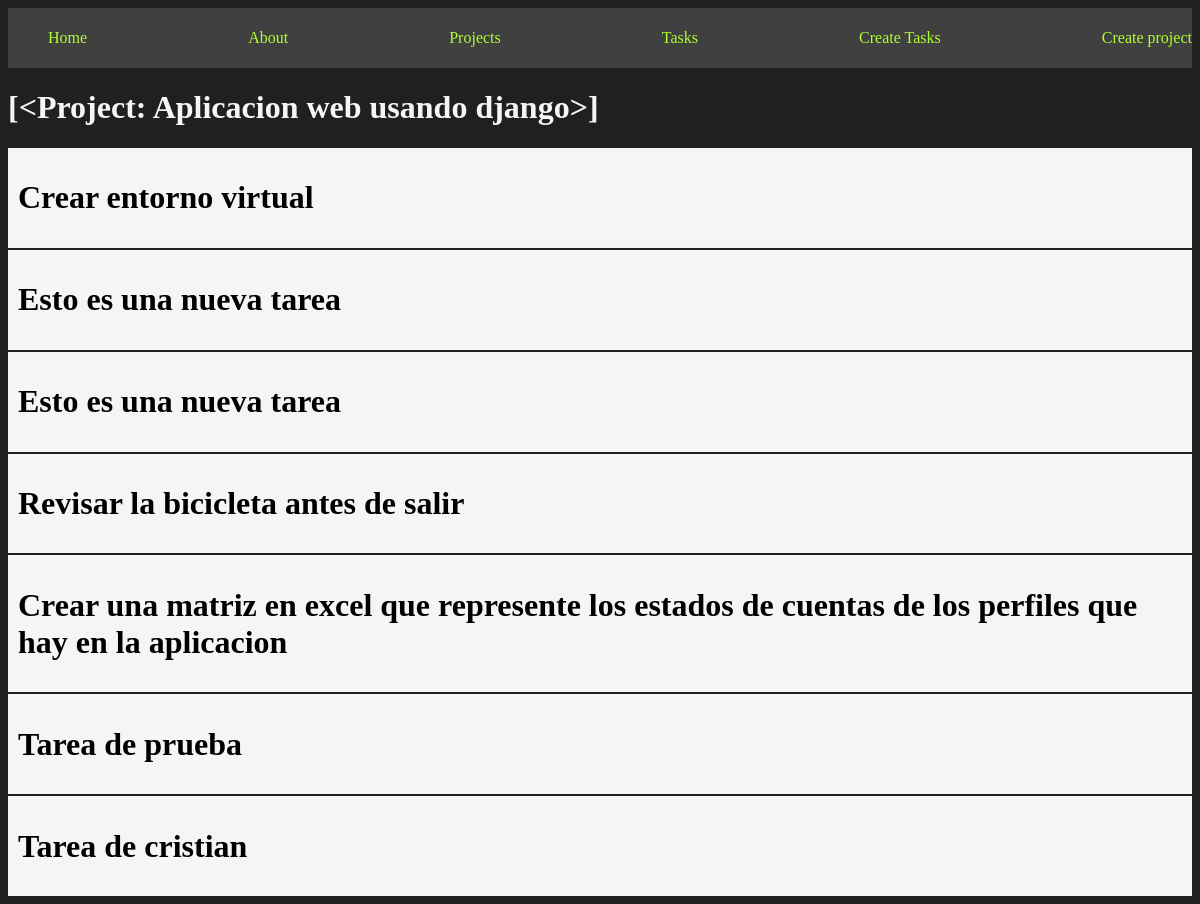
Before: /projects/2 with the older database file.
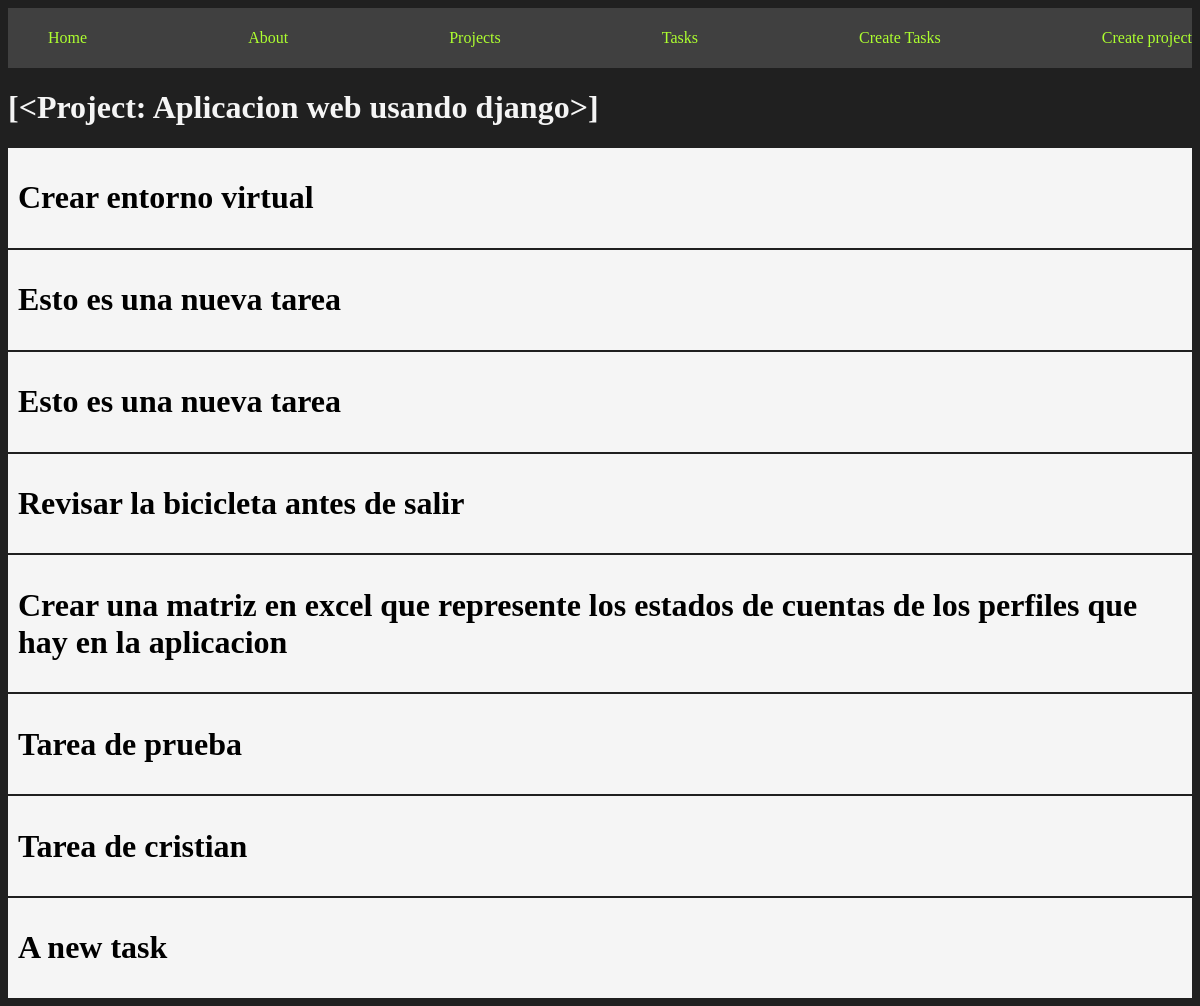
After: the same page with the newer database file.
### myapp/models.py (models this page shows, shortened)
class Task(models.Model):
        title = models.CharField(max_length=200)
        description = models.TextField()
        project = models.ForeignKey(Project, on_delete=models.CASCADE)
        done = models.BooleanField(default=False)

### myapp/views.py (the view)
# urls.py: path('projects/<int:id>', views.project_detail, name="project_detail"),
def project_detail(request, id):
    project = get_list_or_404(Project, id=id)
    tasks = Task.objects.filter(project_id=id)
    print(project)
    return render(request, 'detail.html',{
        'project': project,
        'tasks':tasks
    })

### myapp/models.py (called while the page is built)
        def __str__(self):
                return self.name

### myapp/templates/detail.html
{% extends 'layaouts/base.html' %}
{% block content %}
<h1>{{project}}</h1>
{% for task in tasks %}
<div class="card">
    <h1>{{task.title}}</h1>
</div>
{% endfor %}
{% endblock %}

Changed rows visible on the page:
added Task: title "A new task"
